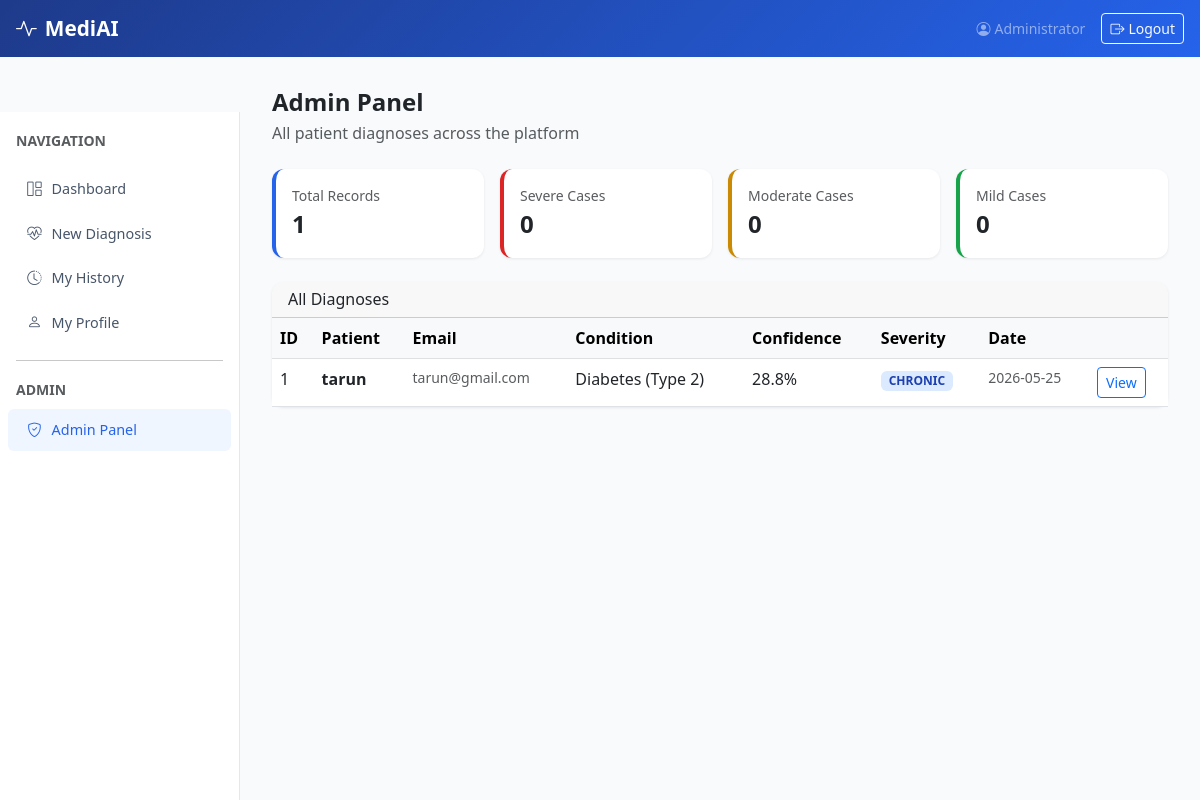
The page /admin (signed in) on the database its author committed.
### tables this page shows
CREATE TABLE diagnoses (
            id INTEGER PRIMARY KEY AUTOINCREMENT,
            patient_id INTEGER NOT NULL,
            symptoms TEXT NOT NULL,
            predicted_disease TEXT,
            confidence REAL,
            severity TEXT,
            recommendations TEXT,
            ai_report TEXT,
            created_at TIMESTAMP DEFAULT CURRENT_TIMESTAMP,
            FOREIGN KEY (patient_id) REFERENCES patients(id)
        );

CREATE TABLE users (
            id INTEGER PRIMARY KEY AUTOINCREMENT,
            username TEXT UNIQUE NOT NULL,
            password_hash TEXT NOT NULL,
            full_name TEXT NOT NULL,
            email TEXT UNIQUE NOT NULL,
            role TEXT DEFAULT 'patient',
            created_at TIMESTAMP DEFAULT CURRENT_TIMESTAMP
        );

### app.py (the view)
@app.route("/admin")
@login_required
@admin_required
def admin():
    all_diagnoses = get_all_diagnoses_admin()
    return render_template("admin.html", all_diagnoses=all_diagnoses)

### app.py (called while the page is built)
def login_required(f):
    @wraps(f)
    def decorated(*args, **kwargs):
        if "user_id" not in session:
            flash("Please log in to continue.", "warning")
            return redirect(url_for("login"))
        return f(*args, **kwargs)
    return decorated

def admin_required(f):
    @wraps(f)
    def decorated(*args, **kwargs):
        if session.get("role") != "admin":
            flash("Admin access required.", "danger")
            return redirect(url_for("dashboard"))
        return f(*args, **kwargs)
    return decorated

### database.py (called while the page is built)
def get_connection():
    conn = sqlite3.connect(DB_PATH)
    conn.row_factory = sqlite3.Row
    return conn

def get_all_diagnoses_admin():
    conn = get_connection()
    rows = conn.execute("""
        SELECT d.*, u.full_name, u.email
        FROM diagnoses d
        JOIN patients p ON d.patient_id = p.id
        JOIN users u ON p.user_id = u.id
        ORDER BY d.created_at DESC
    """).fetchall()
    conn.close()
    return [dict(r) for r in rows]

### templates/admin.html (shortened to what this page needs)
{% extends "base.html" %}
{% block content %}
<h4 class="fw-bold mb-1">Admin Panel</h4>
<p class="text-muted mb-4">All patient diagnoses across the platform</p>
<div class="row g-3 mb-4">
  <div class="col-md-3">
    <div class="card stat-card p-3">
      <div class="text-muted small">Total Records</div>
      <div class="fs-4 fw-bold">{{ all_diagnoses|length }}</div>
    </div>
  </div>
  <div class="col-md-3">
    <div class="card p-3" style="border-left:4px solid #dc2626;">
      <div class="text-muted small">Severe Cases</div>
      <div class="fs-4 fw-bold">{{ all_diagnoses|selectattr('severity','equalto','severe')|list|length }}</div>
    </div>
  </div>
  <div class="col-md-3">
    <div class="card p-3" style="border-left:4px solid #ca8a04;">
      <div class="text-muted small">Moderate Cases</div>
      <div class="fs-4 fw-bold">{{ all_diagnoses|selectattr('severity','equalto','moderate')|list|length }}</div>
    </div>
  </div>
  <div class="col-md-3">
    <div class="card p-3" style="border-left:4px solid #16a34a;">
      <div class="text-muted small">Mild Cases</div>
      <div class="fs-4 fw-bold">{{ all_diagnoses|selectattr('severity','equalto','mild')|list|length }}</div>
    </div>
  </div>
</div>
<div class="card">
  <div class="card-header"><h6 class="mb-0">All Diagnoses</h6></div>
  <div class="table-responsive">
    <table class="table table-hover mb-0">
      <thead class="table-light">
        <tr>
          <th>ID</th><th>Patient</th><th>Email</th><th>Condition</th>
          <th>Confidence</th><th>Severity</th><th>Date</th><th></th>
        </tr>
      </thead>
      <tbody>
        {% for d in all_diagnoses %}
        <tr>
          <td>{{ d.id }}</td>
          <td class="fw-semibold">{{ d.full_name }}</td>
          <td class="text-muted small">{{ d.email }}</td>
          <td>{{ d.predicted_disease }}</td>
          <td>{{ d.confidence }}%</td>
          <td><span class="badge badge-{{ d.severity }}">{{ d.severity|upper }}</span></td>
          <td class="text-muted small">{{ d.created_at[:10] }}</td>
          <td><a href="{{ url_for('view_report', diag_id=d.id) }}" class="btn btn-sm btn-outline-primary">View</a></td>
        </tr>
        {% endfor %}
      </tbody>
    </table>
  </div>
</div>
{% endblock %}

### templates/base.html (style rules this page uses)
:root { --primary: #2563eb; --primary-dark: #1d4ed8; --success: #16a34a; --danger: #dc2626; --warning: #ca8a04; --bg-light: #f0f4ff; }
body { background: #f8fafc; font-family: 'Segoe UI', sans-serif; }
.card { border: none; border-radius: 12px; box-shadow: 0 1px 3px rgba(0,0,0,0.08); }
.card-header { border-radius: 12px 12px 0 0 !important; }
.badge-chronic { background: #dbeafe; color: #1e40af; }
.stat-card { border-left: 4px solid var(--primary); }

### rows shown on the page
diagnoses: id "1", full_name "tarun", email "tarun@gmail.com", predicted_disease "Diabetes (Type 2)", confidence "28.8", severity "CHRONIC", created_at "2026-05-25"

### other values the page prints
{{ session.get('full_name', 'User') }} "Administrator"
{{ all_diagnoses|length }} "1"
{{ all_diagnoses|selectattr('severity','equalto','severe')|list|length }} "0"
{{ all_diagnoses|selectattr('severity','equalto','moderate')|list|length }} "0"
{{ all_diagnoses|selectattr('severity','equalto','mild')|list|length }} "0"
